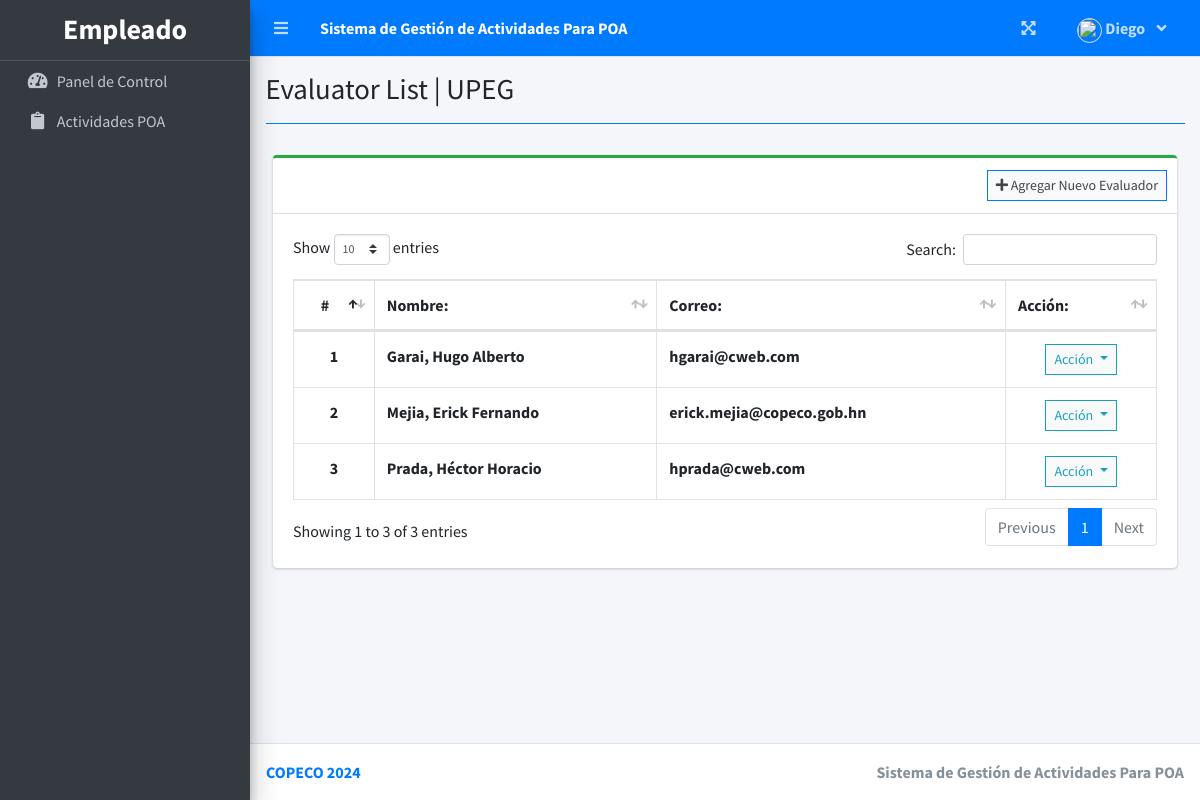
/index.php?page=evaluator_list (signed in), run on the app's committed database.
### tables this page shows
CREATE TABLE `evaluator_list` (
  `id` int(30) NOT NULL,
  `employee_id` varchar(50) NOT NULL,
  `firstname` varchar(200) NOT NULL,
  `middlename` varchar(200) NOT NULL,
  `lastname` varchar(200) NOT NULL,
  `email` varchar(200) NOT NULL,
  `password` text NOT NULL,
  `avatar` text DEFAULT NULL,
  `date_created` datetime NOT NULL DEFAULT current_timestamp()
);

### evaluator_list.php (the view, shortened to what this page needs)
<?php include'db_connect.php' ?>
<div class="col-lg-12">
	<div class="card card-outline card-success">
		<div class="card-header">
			<div class="card-tools">
				<a class="btn btn-block btn-sm btn-default btn-flat border-primary" href="./index.php?page=new_evaluator"><i class="fa fa-plus"></i> Agregar Nuevo Evaluador</a>
			</div>
		</div>
		<div class="card-body">
			<table class="table tabe-hover table-bordered" id="list">
				<thead>
					<tr>
						<th class="text-center">#</th>
						<th>Nombre:</th>
						<th>Correo:</th>
						<th>Acción:</th>
					</tr>
				</thead>
				<tbody>
					<?php
					$i = 1;
					$qry = $conn->query("SELECT *,concat(lastname,', ',firstname,' ',middlename) as name FROM evaluator_list order by concat(lastname,', ',firstname,' ',middlename) asc");
					while($row= $qry->fetch_assoc()):
					?>
					<tr>
						<th class="text-center"><?php echo $i++ ?></th>
						<td><b><?php echo ucwords($row['name']) ?></b></td>
						<td><b><?php echo $row['email'] ?></b></td>
						<td class="text-center">
							<button type="button" class="btn btn-default btn-sm btn-flat border-info wave-effect text-info dropdown-toggle" data-toggle="dropdown" aria-expanded="true">
		                      Acción
		                    </button>
						</td>
					</tr>
				<?php endwhile; ?>
				</tbody>
			</table>
		</div>
	</div>
</div>

### data on the page
evaluator_list: name "Garai, Hugo Alberto", email "hgarai@cweb.com"
evaluator_list: name "Mejia, Erick Fernando", email "erick.mejia@copeco.gob.hn"
evaluator_list: name "Prada, Héctor Horacio", email "hprada@cweb.com"

### other printed values
$_SESSION['system']['name'] "Sistema de Gestión de Actividades Para POA"
$_SESSION['login_firstname'] "Diego"
$title "Evaluator List"
